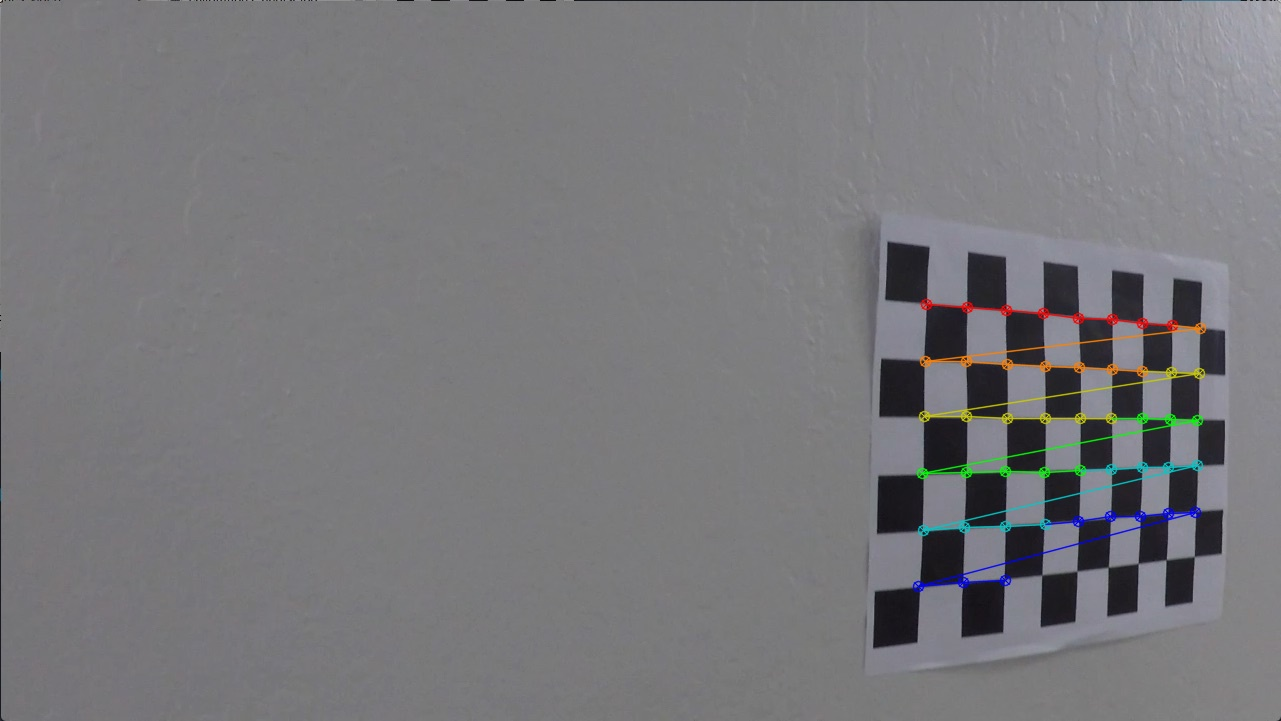
#> input picture output_images/after_camera_cal/corners_found10.jpg, 1281 x 721 px; its folder holds 4 pictures in this run
$ jupyter execute --allow-errors Show_process.ipynb   (older library calls are emulated)
#> lines starting #> are read from the running program, lines starting #| are printed output that depends on the picture
## Advanced Lane Finding Project

The goals / steps of this project are the following:

* Compute the camera calibration matrix and distortion coefficients given a set of chessboard images.
* Apply a distortion correction to raw images.
* Use color transforms, gradients, etc., to create a thresholded binary image.
* Apply a perspective transform to rectify binary image ("birds-eye view").
* Detect lane pixels and fit to find the lane boundary.
* Determine the curvature of the lane and vehicle position with respect to center.
* Warp the detected lane boundaries back onto the original image.
* Output visual display of the lane boundaries and numerical estimation of lane curvature and vehicle position.

[cell 1]
import numpy as np
import cv2
import glob
import matplotlib.pyplot as plt
import os
import matplotlib.image as mpimg
import pickle
from utils.helper import *

# Compute the camera calibration matrix and distortion coefficients given a set of chessboard images

[cell 2]
# prepare object points, like (0,0,0), (1,0,0), (2,0,0) ....,(6,5,0)
objp = np.zeros((6*9,3), np.float32)
objp[:,:2] = np.mgrid[0:9, 0:6].T.reshape(-1,2)

# Arrays to store object points and image points from all the images.
objpoints = [] # 3d points in real world space
imgpoints = [] # 2d points in image plane.

# Make a list of calibration images
images = glob.glob('camera_cal/calibration*.jpg')

for idx, fname in enumerate(images):
    img = cv2.imread(fname)
    gray = cv2.cvtColor(img, cv2.COLOR_BGR2GRAY)

    # Find the chessboard corners
    ret, corners = cv2.findChessboardCorners(gray, (9,6), None)

    # If found, add object points, image points
    if ret == True:
        objpoints.append(objp)
        imgpoints.append(corners)

        # Draw and display the corners
        cv2.drawChessboardCorners(img, (8,6), corners, ret)
        write_name = 'output_images/after_camera_cal/corners_found'+str(idx)+'.jpg'
        cv2.imwrite(write_name, img)

[cell 3]
image_names = os.listdir("output_images/after_camera_cal/")
plt.figure(figsize=(25,25))
i = 0
# Only show the first 4 results
for image_name in image_names[0:4]:
    image_dir = "output_images/after_camera_cal/" + image_name
    image = mpimg.imread(image_dir)
#> image is the input picture: shape (721, 1281, 3); mean R, G, B 120.2, 119.8, 122.9
    plt.subplot(5,4,i+1)
    i += 1
    plt.imshow(image)
plt.show()
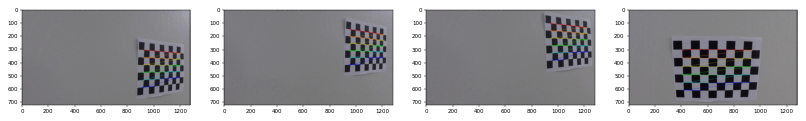
#> figure drawn by matplotlib, 4 panels
